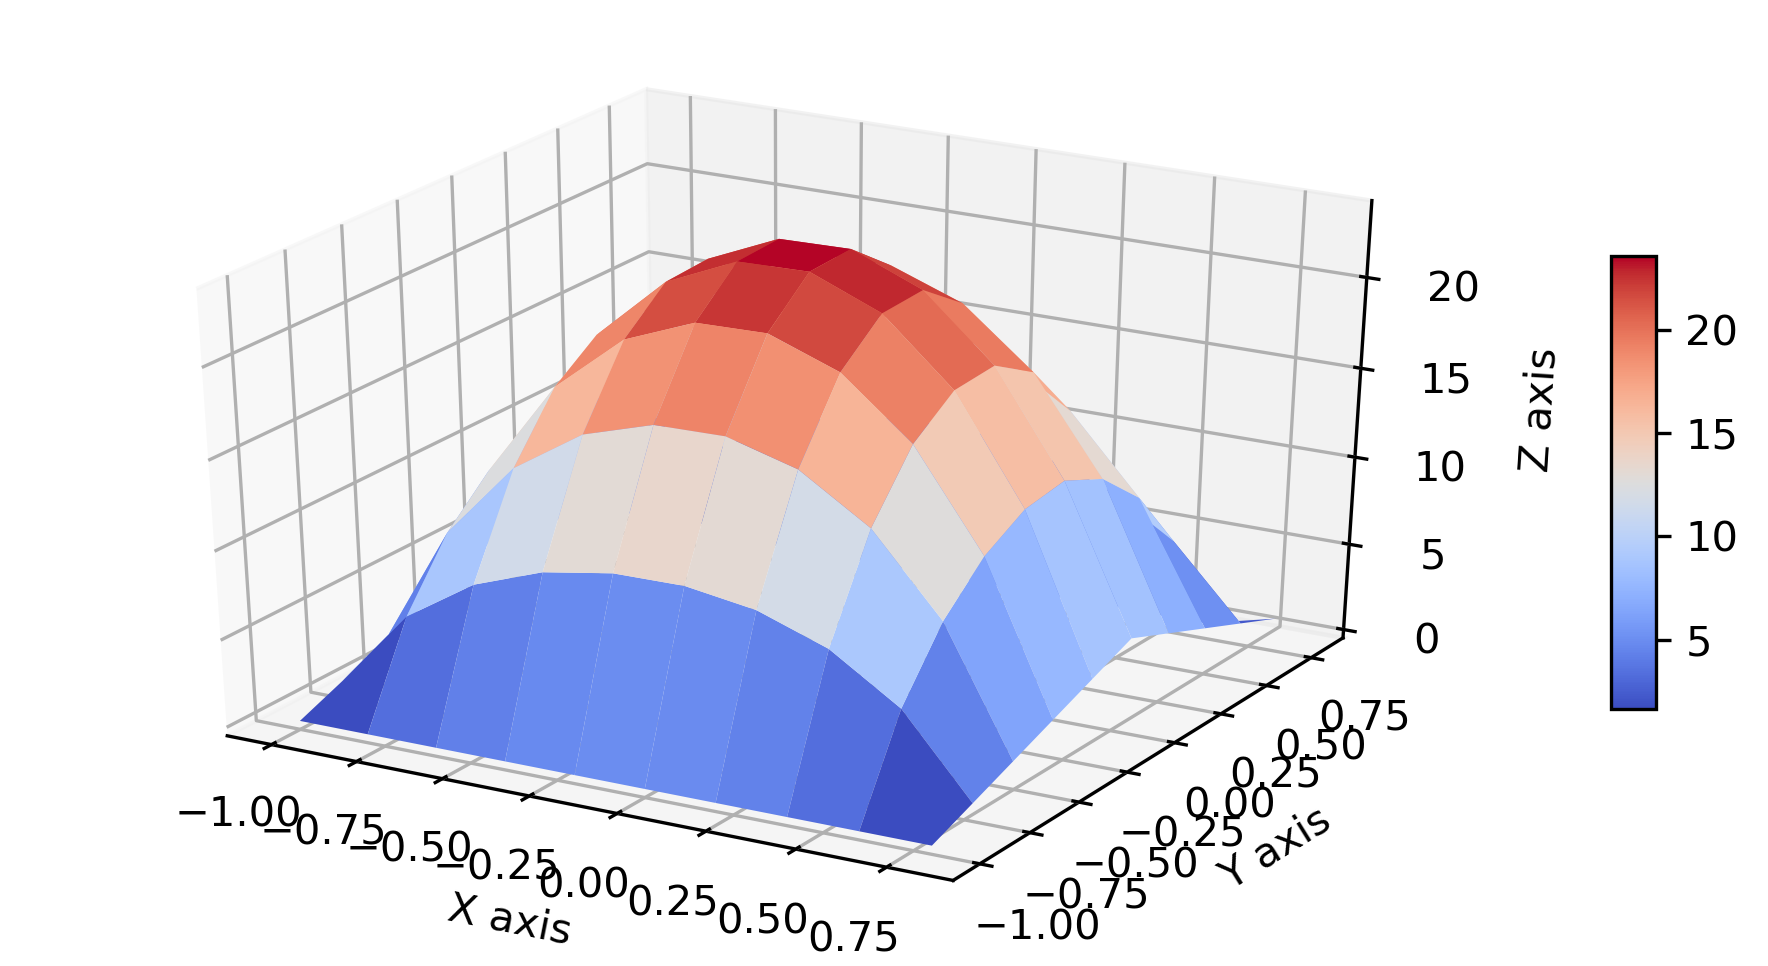

Write Python code to recreate this figure.
#!/usr/bin/env python3
# -*- coding: utf-8 -*-
"""
BE523 Biosystems Analysis & Design
HW20 - Question 1. Laplace equation and membranes in 2D with dx=dy

Created on Thu Mar 25 00:18:48 2021
@author: eduardo
"""
import numpy as np
import matplotlib.pyplot as plt
from mpl_toolkits.mplot3d import Axes3D
from matplotlib import cm

def gauss2D(u, P, T, dx, maxiter=25):
    """ Gauss-Seidel solution to Poisson elliptic equation in 2-dimensions
    u: array, x-axis coordinates list
    P: float, uniform pressure on the membrane
    T: float, tension of the membrane
    dx: float, increment in the x-axis
    maxiter: int, max iterations
    """
    for k in range(maxiter):
        for i in range(1, len(u)-1):  # do not change the edges
            for j in range(1, len(u)-1):
                u[i][j] = (u[i+1][j] + u[i-1][j] + u[i][j+1] + u[i][j-1] - (P/T) * dx**2)/4
    return u

resolution = 10  # number of points along x-axis
minX = minY = -1
maxX = maxY = 1
P = -1  # Uniform pressure on the membrane
T = 1  # Tension of the membrane

x = np.linspace(0, resolution, resolution+1)
u = np.zeros(shape=(resolution, resolution), dtype=float)
dx = (maxX - minX) / resolution  # increment

# change values at the left and right sides
for i in range(0, 5):
    u[i][0] = u[i][-1] = i
for i in range(5, 10):
    u[i][0] = u[i][-1] = 10 - i
P = -100

# Solve using Gauss-Seidel function
sol = gauss2D(u, P, T, dx)

# Create a 3D-plot
fig = plt.figure(figsize=plt.figaspect(0.5))
ax = fig.add_subplot(1, 1, 1, projection='3d')
dy = dx
X = np.arange(minX, maxX, dx)
Y = np.arange(minY, maxY, dy)
X, Y = np.meshgrid(X, Y)
Z = sol

surf = ax.plot_surface(X, Y, Z, rstride=1, cstride=1, cmap=cm.coolwarm, linewidth=0, antialiased=True)
ax.set_zlim3d(np.min(sol), np.max(sol))
ax.set_xlabel('X axis')
ax.set_ylabel('Y axis')
ax.set_zlabel('Z axis')
fig.colorbar(surf, shrink=0.5, aspect=10)
fig.savefig('q2_poisson2D.png', dpi=300, bbox_inches='tight')